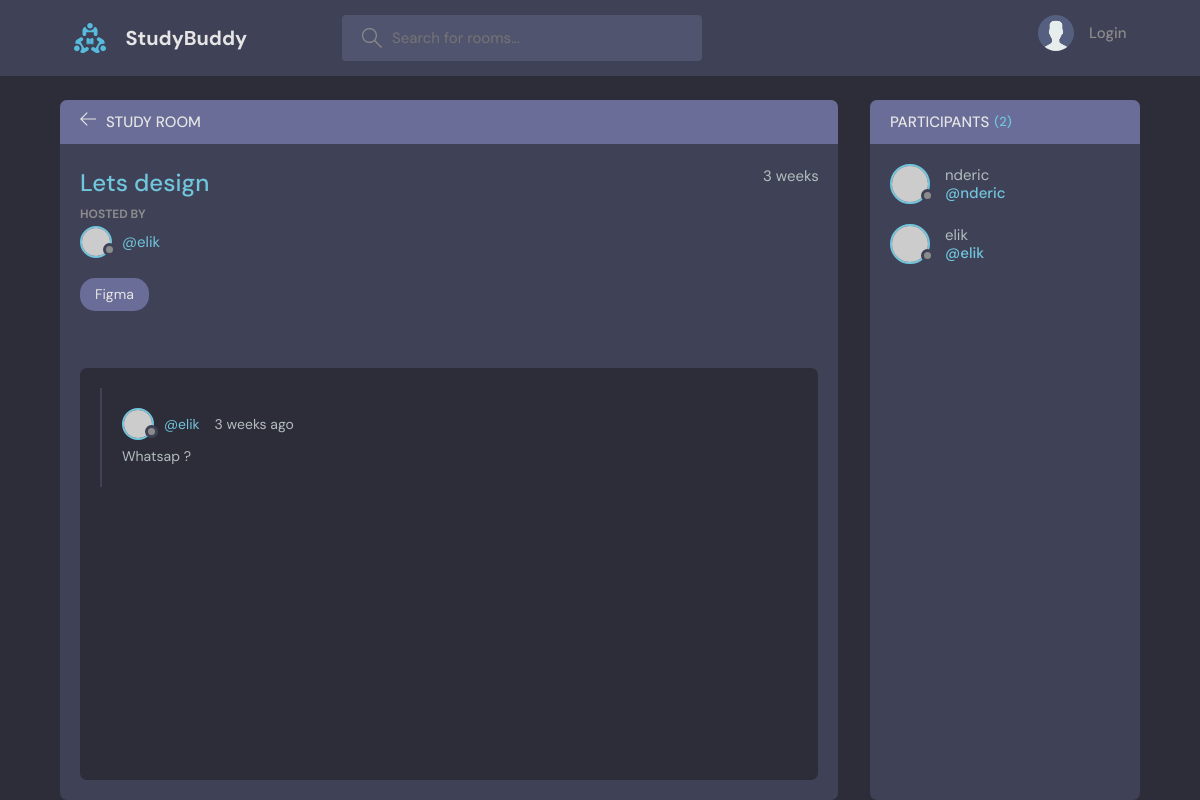
Before: /room/7/ with the older database file.
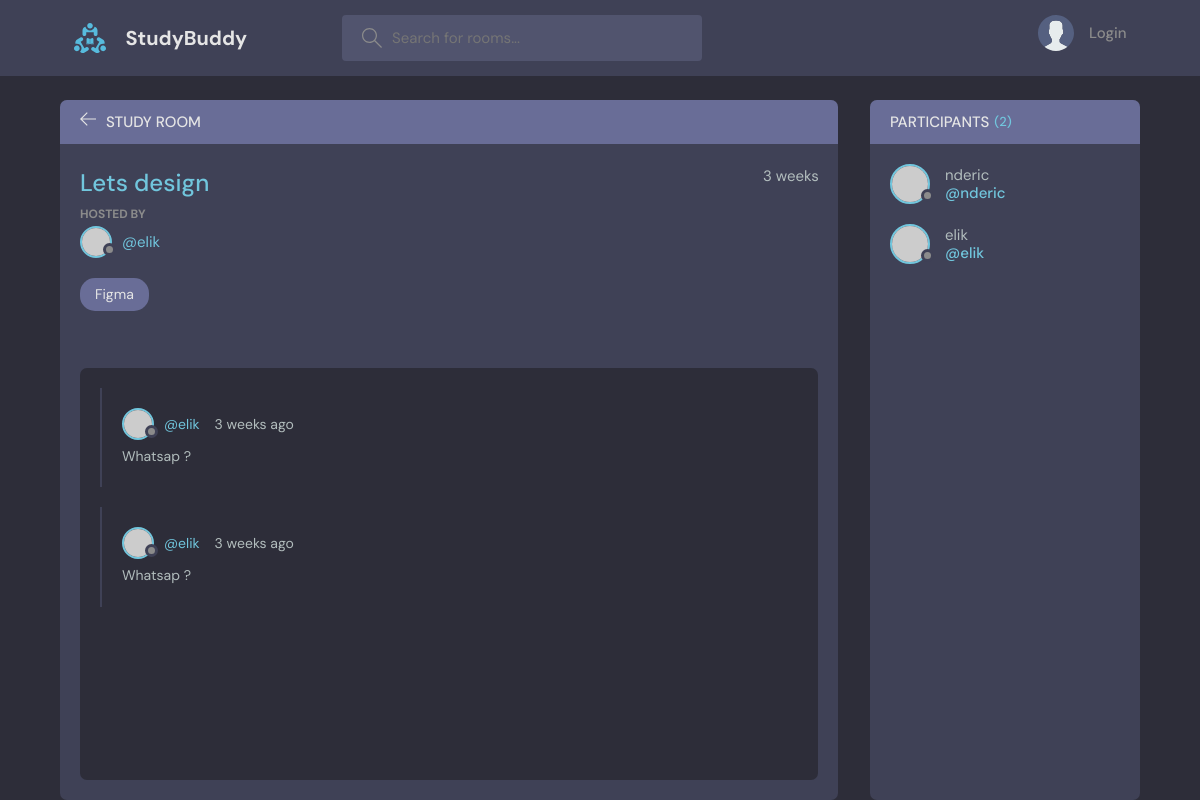
After: the same page with the newer database file.
### base/models.py (models this page shows, shortened)
class Message(models.Model):
    user = models.ForeignKey(User, on_delete=models.CASCADE)
    room = models.ForeignKey(Room, on_delete=models.CASCADE)
    body = models.TextField()
    updated = models.DateTimeField(auto_now=True)
    created = models.DateTimeField(auto_now_add=True)

### base/views.py (the view, shortened to what this page needs)
# urls.py: path('room/<str:id>/', views.room, name="room"),
def room(request, id):
    room = Room.objects.get(id=id)
    room_messages = room.message_set.all().order_by('-created')
    participants = room.participants.all()
    context = {'room': room, 'room_messages': room_messages,
               'participants': participants}
    return render(request, 'base/room.html', context)

### base/templates/base/room.html (shortened to what this page needs)
{% extends 'main.html' %} {% block content%}
<main class="profile-page layout layout--2">
  <div class="container">
    <div class="room">
      <div class="room__top">
        <div class="room__topLeft">
          <a href="{{request.META.HTTP_REFERER}}">
            <svg
              version="1.1"
              xmlns="http://www.w3.org/2000/svg"
              width="32"
              height="32"
              viewBox="0 0 32 32"
            >
              <title>arrow-left</title>
              <path
                d="M13.723 2.286l-13.723 13.714 13.719 13.714 1.616-1.611-10.96-10.96h27.625v-2.286h-27.625l10.965-10.965-1.616-1.607z"
              ></path>
            </svg>
          </a>
          <h3>Study Room</h3>
        </div>
      </div>
      <div class="room__box scroll">
        <div class="room__header scroll">
          <div class="room__info">
            <h3>{{room.name}}</h3>
            <span>{{room.created|timesince}}</span>
          </div>
          <div class="room__hosted">
            <p>Hosted By</p>
            <a
              href="{% url 'user-profile' room.host.id %}"
              class="room__author"
            >
              <div class="avatar avatar--small">
                <img src="https://randomuser.me/api/portraits/men/37.jpg" />
              </div>
              <span>@{{room.host.username}}</span>
            </a>
          </div>
          <span class="room__topics">{{room.topic.name}}</span>
        </div>
        <div class="room__conversation">
          <div class="threads scroll">
            {% for message in room_messages %}
            <div class="thread">
              <div class="thread__top">
                <div class="thread__author">
                  <a
                    href="{% url 'user-profile' message.user.id %}"
                    class="thread__authorInfo"
                  >
                    <div class="avatar avatar--small">
                      <img
                        src="https://randomuser.me/api/portraits/men/37.jpg"
                      />
                    </div>
                    <span>@{{message.user.username}}</span>
                  </a>
                  <span class="thread__date"
                    >{{message.created|timesince}} ago</span
                  >
                </div>
              </div>
              <div class="thread__details">{{message.body}}</div>
            </div>
            {% endfor %}
          </div>
        </div>
      </div>
    </div>
    <div class="participants">
      <h3 class="participants__top">
        Participants <span>({{participants.count}})</span>
      </h3>
      <div class="participants__list scroll">
        {% for user in participants %}
        <a href="{% url 'user-profile' user.id %}" class="participant">
          <div class="avatar avatar--medium">
            <img src="https://randomuser.me/api/portraits/men/37.jpg" />
          </div>
          <p>
            {{user.username}}
            <span>@{{user.username}}</span>
          </p>
        </a>
        {% endfor %}
      </div>
    </div>
  </div>
</main>
{% endblock %}

Changed rows visible on the page:
added Message: user.username "elik", created "3 weeks", body "Whatsap ?"
